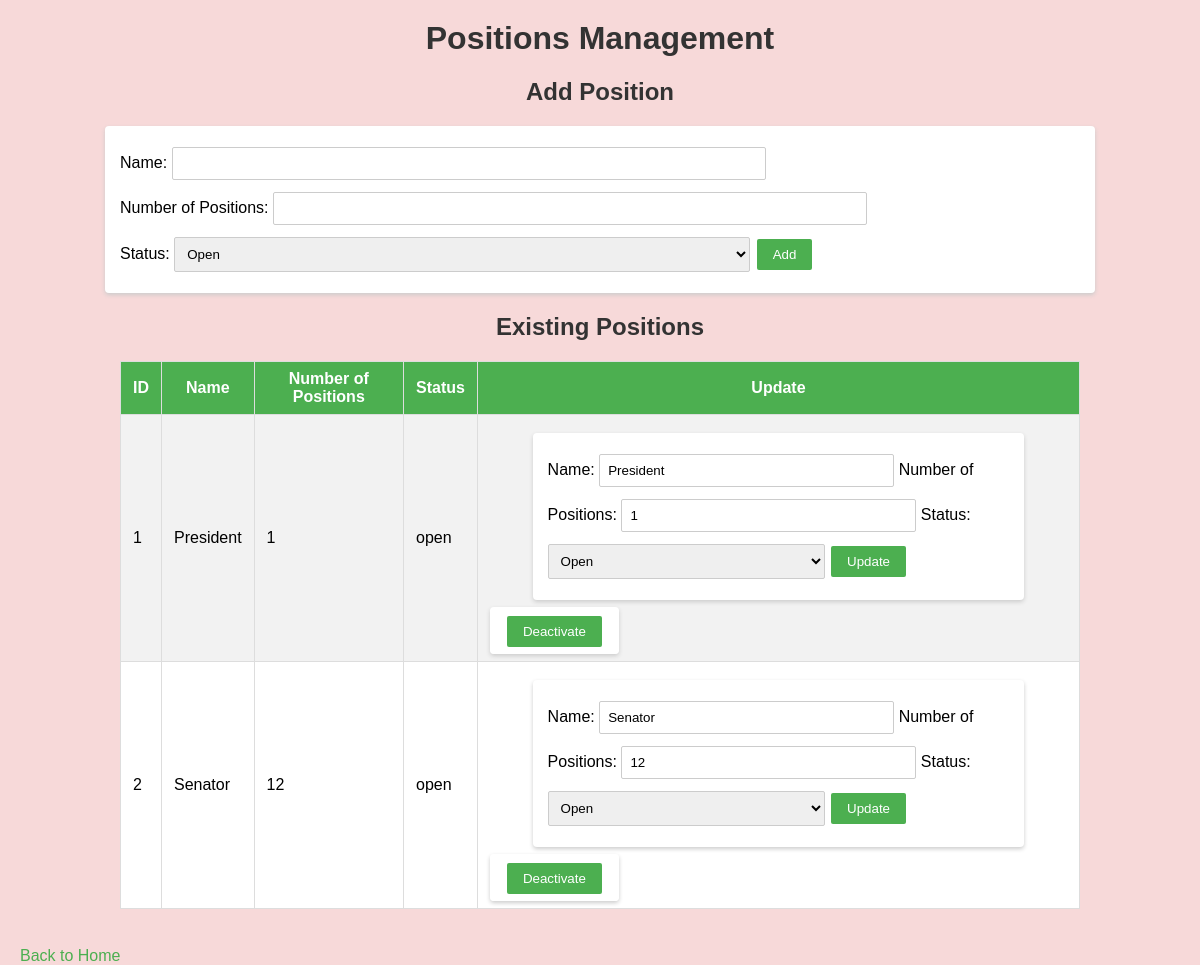
Before: /positions with the older database file.
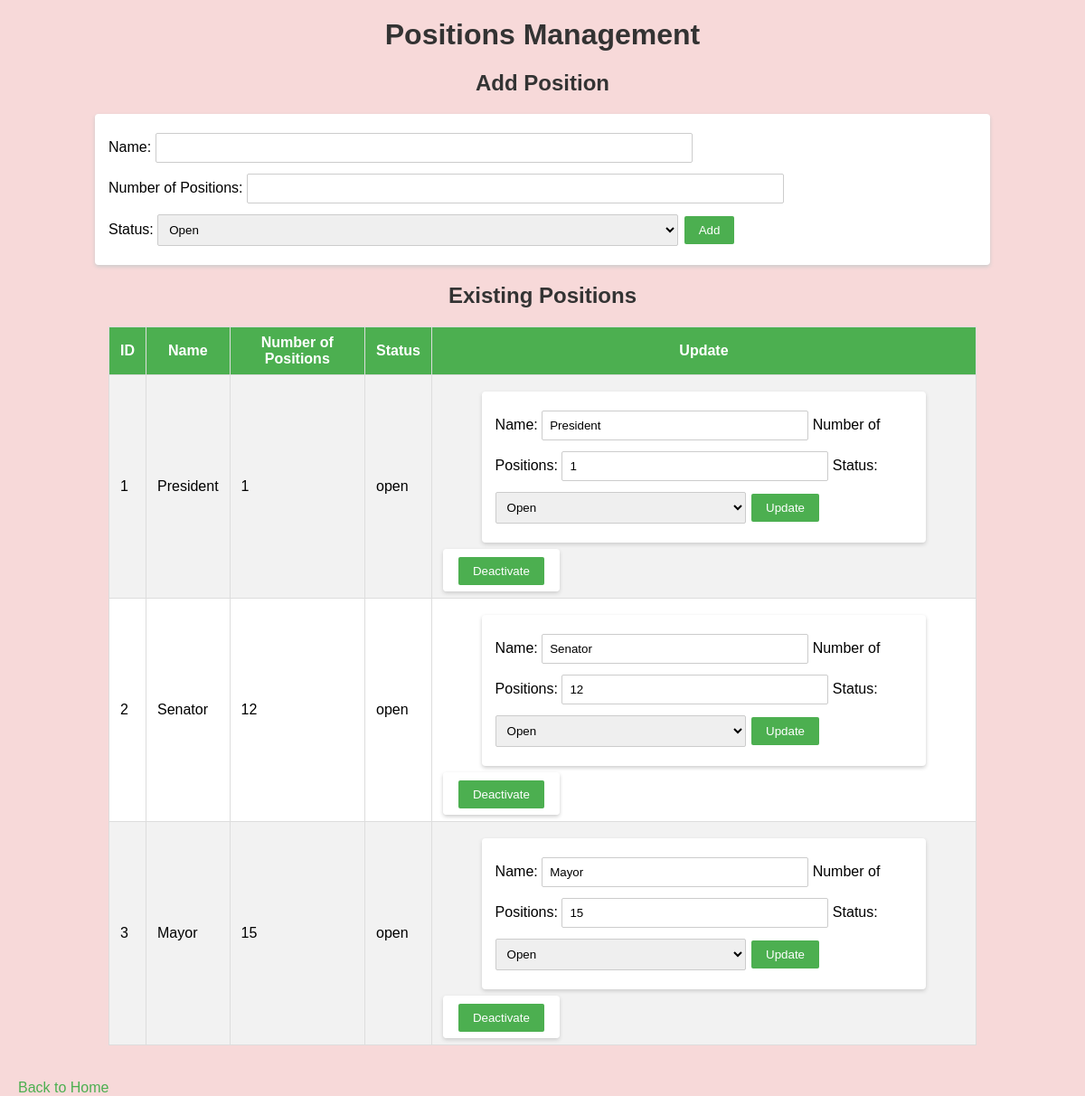
After: the same page with the newer database file.
### tables this page shows
CREATE TABLE positions (
            posID INTEGER PRIMARY KEY AUTOINCREMENT,
            posName TEXT NOT NULL,
            numOfPositions INTEGER NOT NULL,
            posStat TEXT NOT NULL DEFAULT 'open'
        );

### app.py (the view)
@app.route("/positions")
def positions():
    conn = dbhelper.get_connection()
    cur = conn.cursor()
    cur.execute("SELECT * FROM positions")
    data = cur.fetchall()
    conn.close()
    return render_template("positions.html", positions=data)

### dbhelper.py (called while the page is built)
def get_connection():
    conn = sqlite3.connect(DB_NAME)
    return conn

### templates/positions.html (shortened to what this page needs)
<!DOCTYPE html>
<html>
<head>
    <link rel="stylesheet" href="/statics/index.css">
</head>
<body>
    <h1>Positions Management</h1>
    <h2>Add Position</h2>
    <form action="/positions/add" method="POST">
        Name: <input type="text" name="name" required><br>
        Number of Positions: <input type="number" name="num_of_positions" required><br>
        Status:
        <select name="stat">
            <option value="open">Open</option>
        </select>
        <button type="submit">Add</button>
    </form>
    <h2>Existing Positions</h2>
    <table>
        <tr>
            <th>ID</th><th>Name</th><th>Number of Positions</th><th>Status</th><th>Update</th>
        </tr>
        {% for p in positions %}
        <tr>
            <td>{{ p[0] }}</td>
            <td>{{ p[1] }}</td>
            <td>{{ p[2] }}</td>
            <td>{{ p[3] }}</td>
            <td>
                <form action="/positions/update" method="POST">
                    Name: <input type="text" name="name" value="{{ p[1] }}">
                    Number of Positions: <input type="number" name="num_of_positions" value="{{ p[2] }}">
                    Status:
                    <select name="stat">
                        <option value="open" {% if p[3] == 'open' %}selected{% endif %}>Open</option>
                    </select>
                    <button type="submit">Update</button>
                </form>
                {% if p[3] == 'open' %}
                <form action="/positions/deactivate" method="POST" style="display:inline">
                    <button type="submit">Deactivate</button>
                </form>
                {% else %}
                <form action="/positions/activate" method="POST" style="display:inline">
                    <input type="hidden" name="pid" value="{{ p[0] }}">
                    <button type="submit">Activate</button>
                </form>
                {% endif %}
            </td>
        </tr>
        {% endfor %}
    </table>
    <br><a href="/">Back to Home</a>
</body>
</html>

### statics/index.css (style rules this page uses)
body { font-family: Arial, sans-serif; background: #f7d9d9; margin: 0; padding: 0; }
h1, h2 { color: #333; text-align: center; margin-top: 20px; }
table { border-collapse: collapse; width: 80%; margin: 20px auto; background: #fff; }
th, td { border: 1px solid #ddd; padding: 8px 12px; }
th { background-color: #4CAF50; color: white; }
tr:nth-child(even) { background-color: #f2f2f2; }
form { margin: 10px auto; width: 80%; background: #fff; padding: 15px; border-radius: 4px; box-shadow: 0 2px 4px #ccc; }
input[type="text"], input[type="number"], select { width: 60%; padding: 8px; margin: 6px 0; border: 1px solid #ccc; border-radius: 2px; }
button { background-color: #4CAF50; color: white; padding: 8px 16px; margin: 6px 2px; border: none; border-radius: 2px; cursor: pointer; }
a { color: #4CAF50; text-decoration: none; margin-left: 20px; }

Changed rows visible on the page:
added positions: posID "3", posName "Mayor", numOfPositions "15", posStat "open", name "Mayor", num_of_positions "15", stat "Open"
